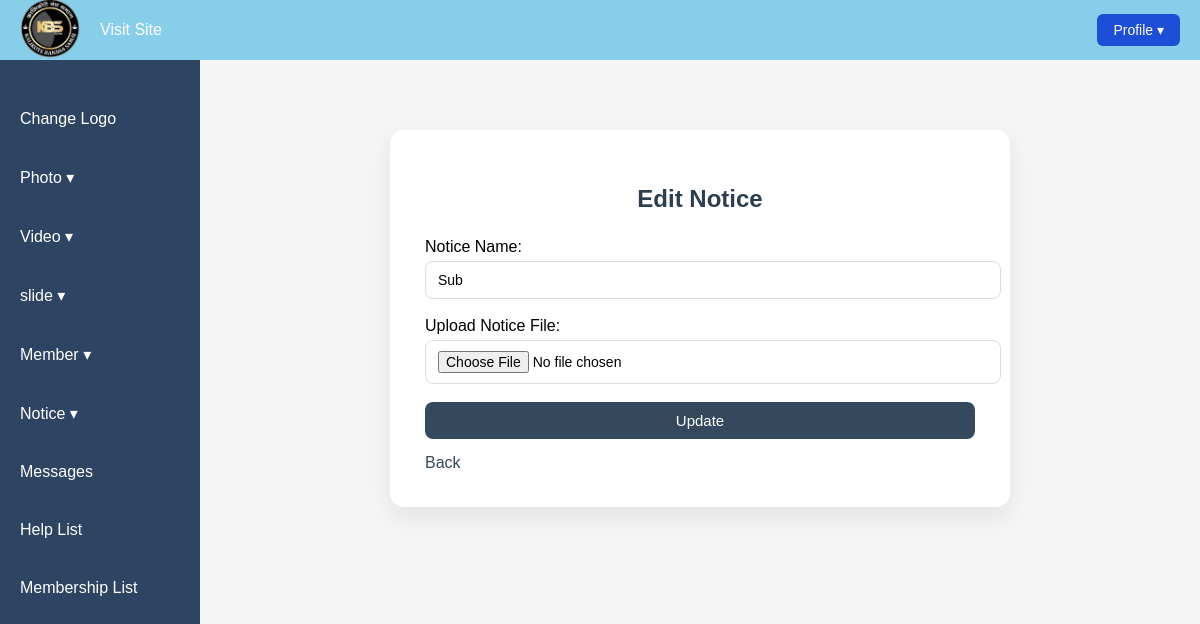
The page /edit_notice/2/ on the database its author committed.
### adminuses/models.py (models this page shows, shortened)
class Logo(models.Model):
    logo = models.ImageField(upload_to='logos/')

### gallery/models.py (models this page shows, shortened)
class Notices(models.Model):
    name = models.CharField(max_length=255)
    file = models.FileField(upload_to='uploads/')
    uploaded_at = models.DateTimeField(auto_now_add=True)

### adminuses/views.py (the view)
# urls.py: path('edit_notice/<int:notice_id>/', update_notice, name='edit_notice'),
def update_notice(request, notice_id):
    notice = get_object_or_404(Notices, id=notice_id)
    if request.method == 'POST':
        form = DocumentForm(request.POST, request.FILES, instance=notice)
        if form.is_valid():
            form.save()
            messages.success(request, "Notice updated successfully.")
            return redirect('manage_notices')
    else:
        form = DocumentForm(instance=notice)
    return render(request, 'edit_notice.html', {'form': form, 'notice': notice})

### adminuses/form.py
class DocumentForm(forms.ModelForm):
    class Meta:
        model = Notices
        fields = ['name', 'file']
        widgets = {
            'name': forms.TextInput(attrs={'placeholder': 'Enter Notice Name'}),
            'file': forms.FileInput(attrs={'placeholder': 'Upload Notice File'}),
        }
        labels = {
            'name': 'Notice Name',
            'file': 'Upload Notice File',
        }

### adminuses/context_processor.py (called while the page is built)
def logo_context(request):
    logo = Logo.objects.first()
    return {'logo': logo}

### templates/edit_notice.html (shortened to what this page needs)
{% extends "base.html" %}
{% load static %}
{% block content %}
<link rel="stylesheet" href="{% static 'css/edit_notice.css' %}">
<div class="edit-container">
    <div class="edit-card">
        <h2 class="edit-title">Edit Notice</h2>
        <form method="POST" enctype="multipart/form-data" class="edit-form">
            {{ form.as_p }}
            <button type="submit" class="update-btn">Update</button>
        </form>
        <a href="{% url 'manage_notices' %}" class="back-btn">Back</a>
    </div>
</div>
{% endblock %}

### templates/base.html (shortened to what this page needs)
<!DOCTYPE html>
<html lang="en">
<head>
  {% load static %}
  <link rel="stylesheet" href="{% static 'css/base.css' %}">
</head>
<body>
  <nav class="navbar">
    <div class="nav-left">
      {% if logo %}
        <a href="{% url 'dashboard' %}">
          <img src="{{ logo.logo.url }}" alt="Logo" style="height:60px;">
        </a>
      {% endif %}
      <ul class="nav-menu">
        <li><a href="{% url 'index' %}" target="_blank">Visit Site</a></li>
      </ul>
    </div>
    <div class="profile-dropdown">
      <button class="profile-btn">Profile ▾</button>
    </div>
  </nav>
  <div class="sidebar">
    <ul class="side-menu">
      <li><a href="{% url 'change_logo' %}">Change Logo</a></li>
      <li>
        <a href="#" onclick="toggleSidebarSubMenu('photo-submenu'); return false;">Photo ▾</a>
      </li>
      <li>
        <a href="#" onclick="toggleSidebarSubMenu('video-submenu'); return false;">Video ▾</a>
      </li>
      <li>
        <a href="#" onclick="toggleSidebarSubMenu('slide-submenu'); return false;">slide ▾</a>
      </li>
      <li>
        <a href="#" onclick="toggleSidebarSubMenu('member-submenu'); return false;">Member ▾</a>
      </li>
      <li>
        <a href="#" onclick="toggleSidebarSubMenu('notice-submenu'); return false;">Notice ▾</a>
      </li>
      <li><a href="{% url 'messages' %}">Messages</a></li>
      <li><a href="{% url 'help_list' %}">Help List</a></li>
      <li><a href="{% url 'membership_list' %}">Membership List</a></li>
    </ul>
  </div>
  <div class="main-content">
    {% block content %}{% endblock %}
  </div>
</body>
</html>

### static/css/base.css (style rules this page uses)
body { margin: 0; font-family: Arial, sans-serif; display: flex; min-height: 100vh; }
.navbar { position: fixed; top: 0; left: 0; right: 0; height: 60px; background-color: #87CEEB; display: flex; justify-content: space-between; align-items: center; padding: 0 20px; z-index: 1000; }
.nav-left { display: flex; align-items: center; }
.nav-menu { list-style: none; display: flex; gap: 30px; margin: 0; padding: 0; }
.nav-menu li a { text-decoration: none; color: white; font-weight: 500; padding: 0 20px; transition: color 0.3s; }
.profile-dropdown { position: relative; }
.profile-btn { background-color: #1d4ed8; color: white; border: none; padding: 8px 16px; border-radius: 6px; cursor: pointer; font-size: 14px; }
.sidebar { width: 200px; background-color: #2e4463; padding-top: 80px; flex-shrink: 0; height: 100vh; position: fixed; overflow-y: auto; }
.side-menu { list-style: none; padding: 0; margin: 0; }
.side-menu li { margin: 20px 0; }
.side-menu li a { text-decoration: none; color: white; padding: 10px 20px; display: block; transition: background 0.3s; }
.main-content { margin-left: 200px; padding: 80px 20px 20px 20px; background-color: #f5f5f5; flex-grow: 1; min-height: 100vh; }

### static/css/edit_notice.css (style rules this page uses)
.edit-container { display: flex; justify-content: center; align-items: center; padding: 50px 20px; }
.edit-card { background: #ffffff; padding: 35px; width: 100%; max-width: 550px; border-radius: 14px; box-shadow: 0 10px 25px rgba(0, 0, 0, 0.08); }
.edit-title { margin-bottom: 25px; font-size: 24px; color: #2c3e50; text-align: center; }
.edit-form p { margin-bottom: 18px; }
.edit-form input, .edit-form textarea, .edit-form select { width: 100%; padding: 10px 12px; margin-top: 5px; border-radius: 8px; border: 1px solid #ddd; font-size: 14px; transition: 0.3s ease; }
.update-btn { width: 100%; padding: 10px; background-color: #34495e; color: #fff; border: none; border-radius: 8px; font-size: 15px; cursor: pointer; transition: 0.3s ease; }
.back-btn { display: inline-block; margin-top: 15px; text-decoration: none; color: #34495e; font-weight: 500; transition: 0.2s ease; }

### rows shown on the page
Logo: logo (picture)
Notices: name "Sub"
